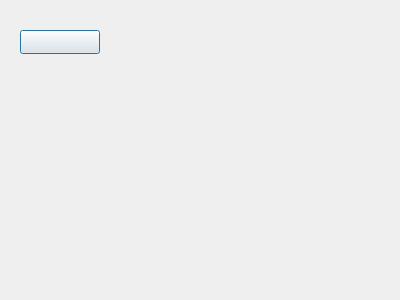
<?xml version="1.0" encoding="UTF-8"?>
<ui version="4.0">
 <class>timer</class>
 <widget class="QDialog" name="timer">
  <property name="geometry">
   <rect>
    <x>0</x>
    <y>0</y>
    <width>400</width>
    <height>300</height>
   </rect>
  </property>
  <property name="windowTitle">
   <string>Dialog</string>
  </property>
  <widget class="QPushButton" name="pushButton">
   <property name="geometry">
    <rect>
     <x>20</x>
     <y>30</y>
     <width>80</width>
     <height>24</height>
    </rect>
   </property>
   <property name="styleSheet">
    <string notr="true">image: url(:/icon/icon/arrow-left-solid.png)</string>
   </property>
   <property name="text">
    <string/>
   </property>
  </widget>
 </widget>
 <resources/>
 <connections/>
</ui>
